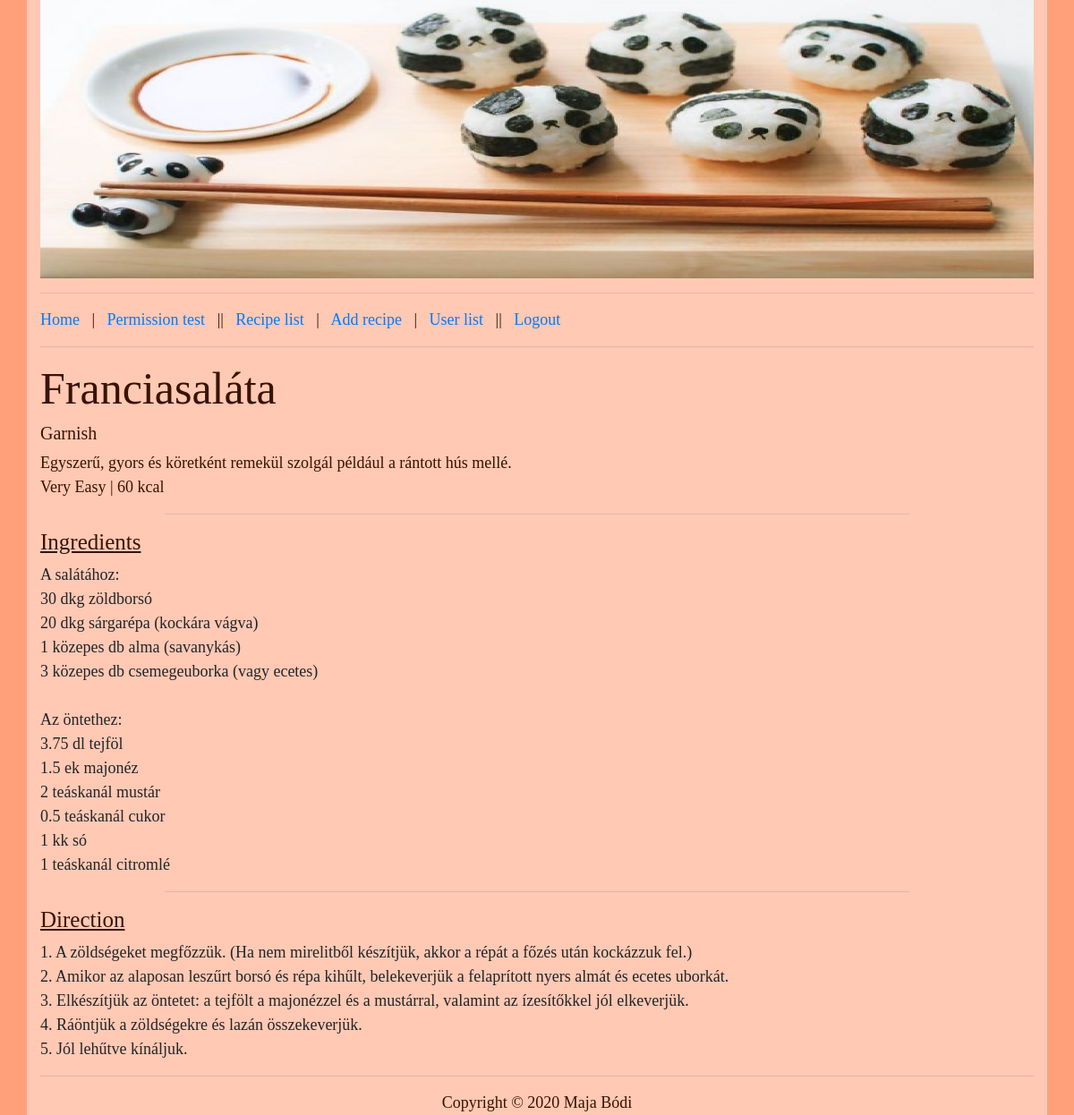
Screenshot of /index.php?P=recipe&id=43 (signed in) with the database file from the repository.
### tables this page shows
CREATE TABLE IF NOT EXISTS `recipes` (
  `id` int(11) NOT NULL AUTO_INCREMENT,
  `dish_name` varchar(64) NOT NULL,
  `difficulty` int(11) NOT NULL,
  `category` varchar(40) NOT NULL,
  `calorie` int(11) NOT NULL,
  `ingredients` mediumtext NOT NULL,
  `directions` mediumtext NOT NULL,
  `description` varchar(500) NOT NULL,
  PRIMARY KEY (`id`)
);

### protected/database.php (called while the page is built, shortened)
<?php
function getConnection() {
	$connection = new PDO(DB_TYPE.':host='.DB_HOST.';dbname='.DB_NAME.';',DB_USER, DB_PASS);
	$connection->exec("SET NAMES '".DB_CHARSET."'");
	return $connection;
}
function getList($queryString, $queryParams = []) {
	$connection = getConnection();
	$statement = $connection->prepare($queryString);
	$success = $statement->execute($queryParams);
	$result = $success ? $statement->fetchAll(PDO::FETCH_ASSOC) : [];
	return $result;
}
?>

### protected/recipes/recipe.php (the view, shortened to what this page needs)
<?php if(!isset($_SESSION['permission'])) : ?>
	<h1>Page access is forbidden!</h1>
<?php else : ?>
	<?php
		$query = "SELECT id, dish_name, difficulty, category, calorie, ingredients, directions, description FROM recipes WHERE id = :id";
		$params = [':id' => $_GET['id']];
		$recipes = getList($query, $params);
	?>
	<?php foreach ($recipes as $r) : ?>
		<h1> <?=$r['dish_name']?></h1>
		<h5><?=$r['category']?></h5>
		<?=$r['description']?> <br>
		<?= $r['difficulty'] == 1 ? 'Very Easy' : ($r['difficulty'] == 2 ? 'Easy' : ($r['difficulty'] == 3 ? 'Medium' : ($r['difficulty'] == 4 ? 'Hard' : 'Very Hard')));?> | <?=$r['calorie']?> kcal
		<hr style="width: 75%">
		<h4>Ingredients</h4>
		<pre><?=$r['ingredients']?></pre>
		<hr style="width: 75%">
		<h4>Direction</h4>
		<pre><?=$r['directions']?></pre>
	<?php endforeach; ?>
<?php endif; ?>

### public/style.css (style rules this page uses)
body { background-color: #FFA07A; font-family: "Times New Roman"; font-size: 18px; color: #391300; }
pre { font-family: "Times New Roman"; font-size: 18px; white-space: -moz-pre-wrap; white-space: -pre-wrap; white-space: -o-pre-wrap; white-space: pre-wrap; word-wrap: break-word; }
h1 { font-size: 50px; }
h4 { text-decoration: underline; font-size: 25px; }
h5 { font-size: 20px; }

### rows the page displays
recipes: dish_name "Franciasaláta", category "Garnish", description "Egyszerű, gyors és köretként remekül szolgál például a rántott hús mellé.", difficulty "Very Easy", calorie "60", ingredients "A salátához: 30 dkg zöldborsó 20 dkg sárgarépa (kockára vágva) 1 közepes db alma (savanykás) 3 közepes db csemegeuborka (vagy ecetes) Az öntethez: 3.75 dl tejföl 1.5 ek majonéz 2 teáskanál mustár 0.5 teáskanál cukor 1 kk só 1 teáskanál citromlé", directions "1. A zöldségeket megfőzzük. (Ha nem mirelitből készítjük, akkor a répát a főzés után kockázzuk fel.) 2. Amikor az alaposan leszűrt borsó és répa kihűlt, belekeverjük a felaprított nyers almát és ecetes uborkát. 3. Elkészítjük az öntetet: a tejfölt a majonézzel és a mustárral, valamint az ízesítőkkel jól elkeverjük. 4. Ráöntjük a zöldségekre és lazán összekeverjük. 5. Jól lehűtve kínáljuk."
